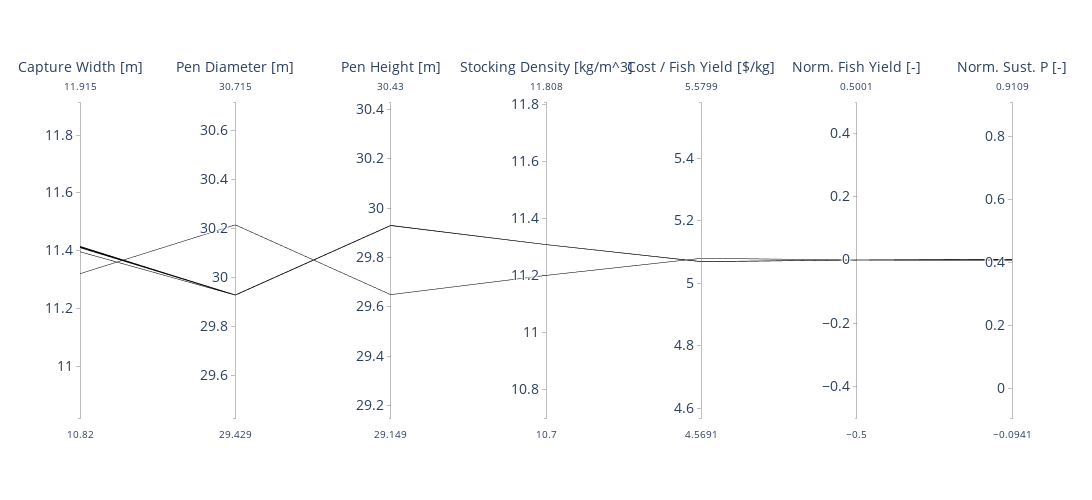

Notebook code cell kept with this figure:
### Code cell
# ref: https://plotly.com/python/parallel-coordinates-plot/
import plotly.graph_objects as go

df0 = df
#df0['run_id'] = np.random.randn(len(df0))

#remove failure test from figure
df0 = df0.drop(df0[df0['success'] != 1].index)

#Convert values to two decimal points
#df0 = df0.round(2)

alpha = df0.groupby("Obj").size() / df0.shape[0]

fig = go.Figure(data=
    go.Parcoords(
        line = dict(color = alpha, # I added this parameter
                   colorscale = [[0,'black'],[1,'black']], # I added this parameter
                   cmin=0, # I added this parameter
                   cmax=1 # I added this parameter
                  ),
        dimensions = list([
            dict(range = [min(df0['capture_width'])-.5,max(df0['capture_width'])+.5],
                #tickvals = np.linspace(min(df0['capture_width'])-.5,max(df0['capture_width'])+.5, 5),
                label = 'Capture Width [m]', values = df0['capture_width']),
            dict(range = [min(df0['pen_diameter'])-.5,max(df0['pen_diameter'])+.5],
                #tickvals = np.linspace(min(df0['pen_diameter'])-.5,max(df0['pen_diameter'])+.5, 5),
                label = 'Pen Diameter [m]', values = df0['pen_diameter']),
            dict(range = [min( df0['pen_height'])-.5,max(df0['pen_height'])+.5],
                #tickvals = np.linspace(min( df0['pen_height'])-.5,max(df0['pen_height'])+.5, 5),
                label = 'Pen Height [m]', values = df0['pen_height']),
            dict(range = [min(df0['stock_density'])-.5,max(df0['stock_density'])+.5],
                #tickvals = np.linspace(min(df0['stock_density'])-.5,max(df0['stock_density'])+.5, 5),
                label = 'Stocking Density [kg/m^3]', values = df0['stock_density']),
            dict(range = [min(df0['Obj'])-.5,max(df0['Obj'])+.5],
                #tickvals = np.linspace(min(df0['Obj'])-.5,max(df0['Obj'])+.5, 5),
                label = 'Cost / Fish Yield [$/kg]', values = df0['Obj']),
            # dict(range = [min(df0['P_gen_cons_ineq'])-.5,max(df0['P_gen_cons_ineq'])+.5],
            #     tickvals = np.linspace(min(df0['P_gen_cons_ineq'])-.5,max(df0['P_gen_cons_ineq'])+.5, 5),
            #     label = 'Norm. Power Supply [-]', values = df0['P_gen_cons_ineq']),
            dict(range = [min(df0['fish_yield_cons_ineq'])-.5,max(df0['fish_yield_cons_ineq'])+.5],
                #tickvals = np.linspace(min(df0['fish_yield_cons_ineq'])-.5,max(df0['fish_yield_cons_ineq'])+.5, 5),
                label = 'Norm. Fish Yield [-]', values = df0['fish_yield_cons_ineq']),
            dict(range = [min(df0['sustainable_power_operation_cons'])-.5,max(df0['sustainable_power_operation_cons'])+.5],
                #tickvals = np.linspace(min(df0['sustainable_power_operation_cons'])-.5,max(df0['sustainable_power_operation_cons'])+.5, 5),
                label = 'Norm. Sust. P [-]', values = df0['sustainable_power_operation_cons'])
        ])
    )
)

fs = 14
fig.update_traces(
    labelfont=
    dict(size= fs), 
    tickfont=dict(size= fs), 
    selector=dict(type='parcoords')
    ) 

fig.update_layout(
    plot_bgcolor = 'white',
    paper_bgcolor = 'white',
    autosize=False,
    width=1350,
    height=500
    )

fig.write_image("results/Parallel_coordinate.pdf")
fig.write_image("results/Parallel_coordinate.png")
fig.show()
